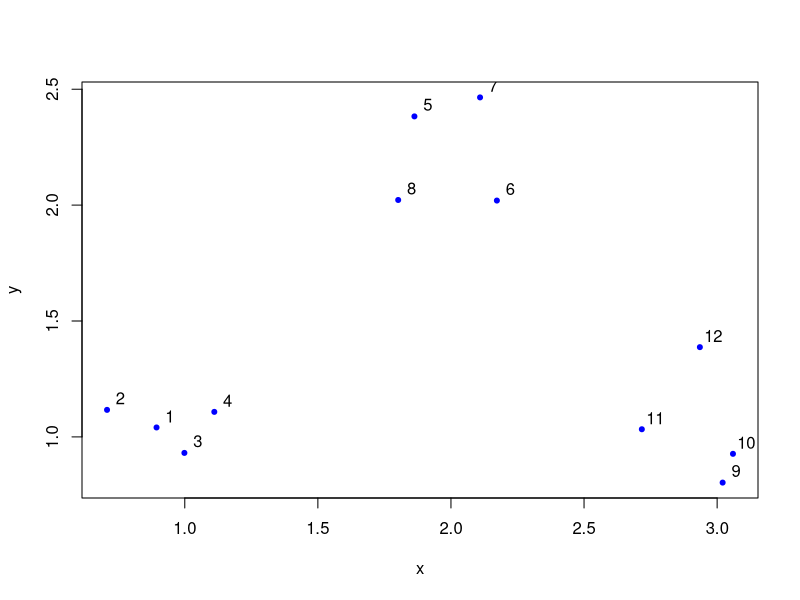
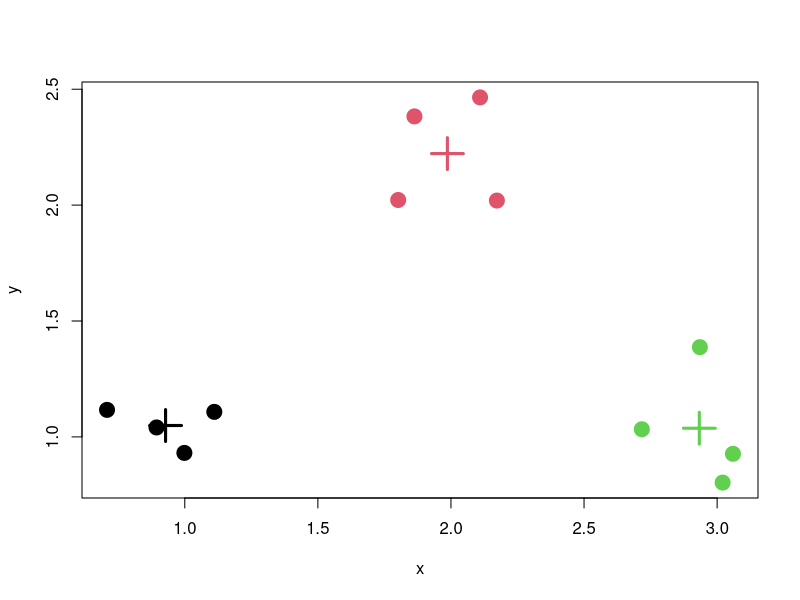
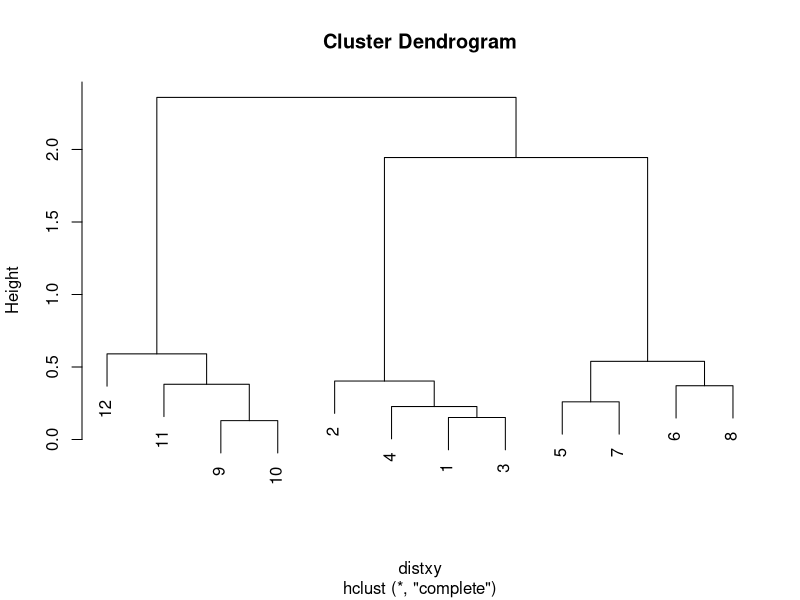
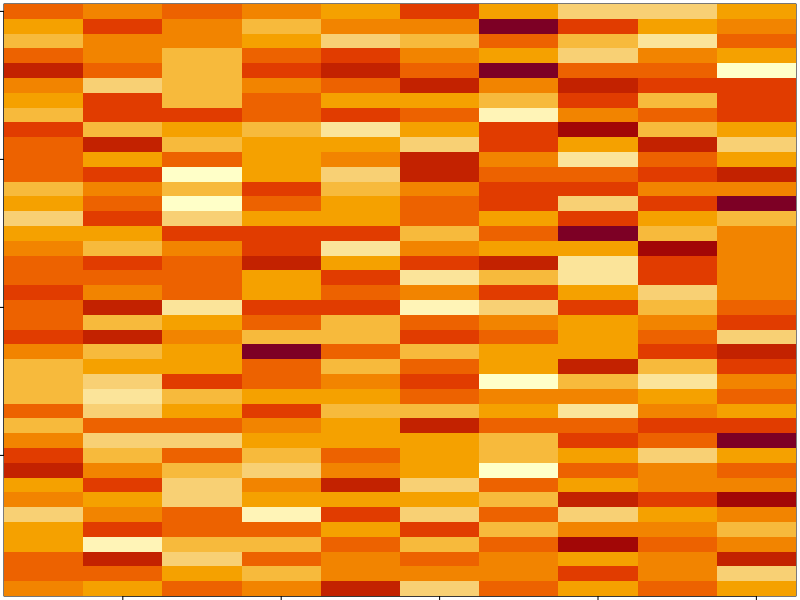
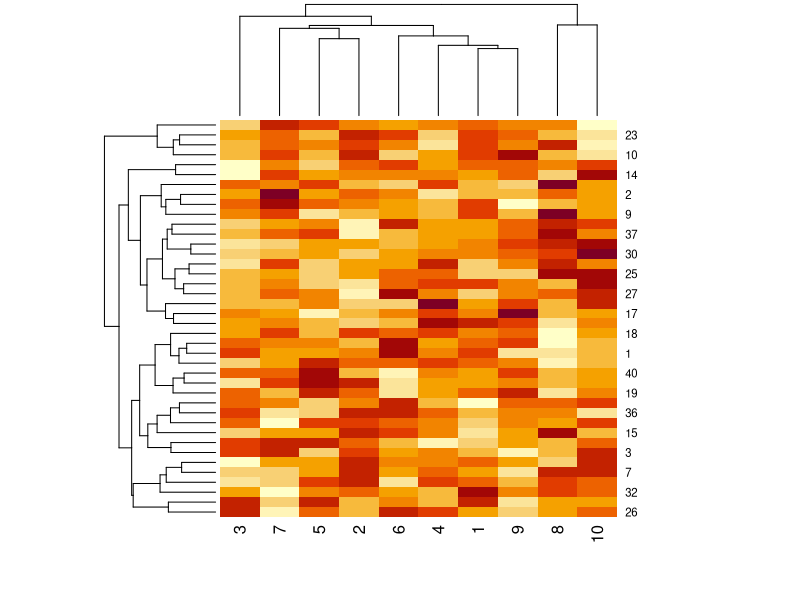
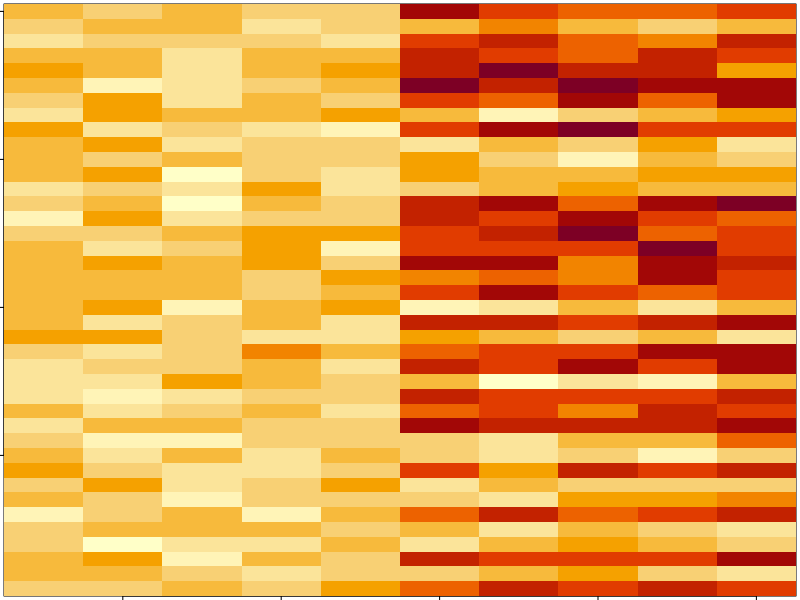
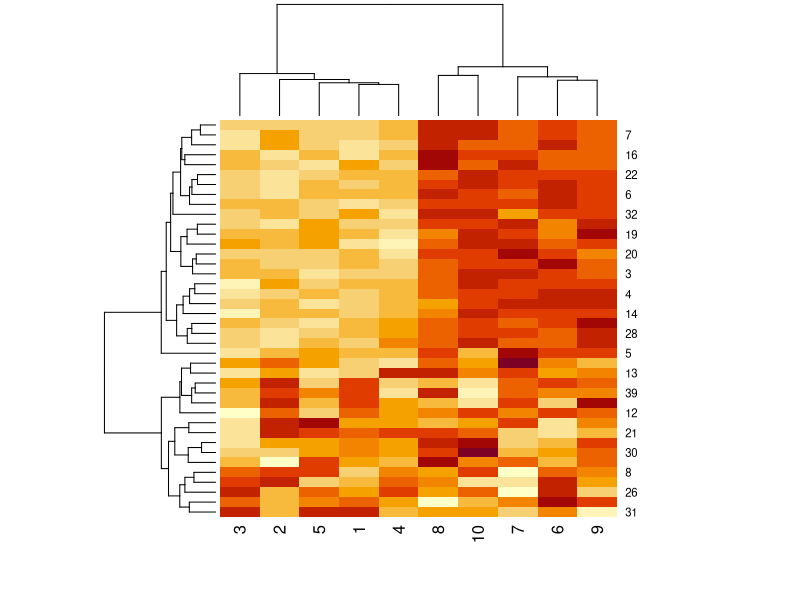
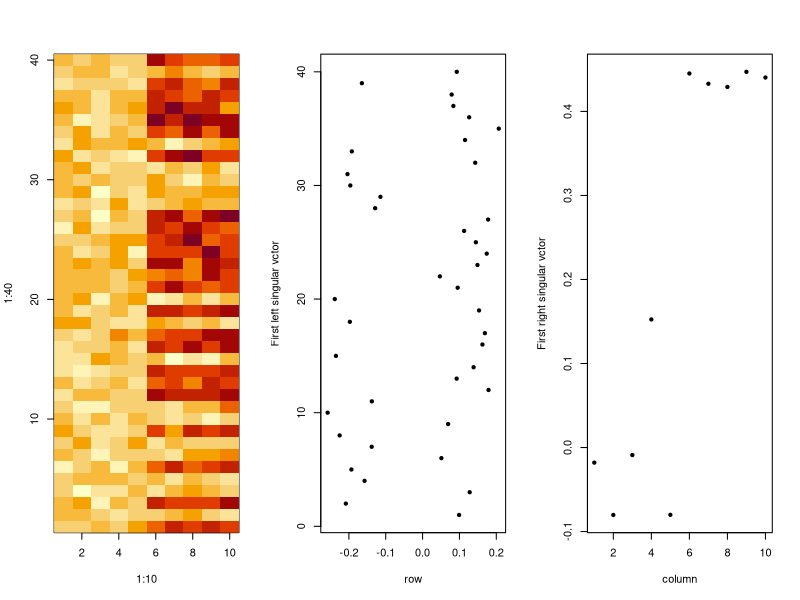

Recreate these plots in R, in order.
#### Note 07 Week 03 Exploratory Data Analysis ####'


#### Hierarchical Clustering ####


## example
#set.seed(99)
x <- rnorm(12, mean = rep(1:3, each = 4), sd = 0.2)
y <- rnorm(12, mean = rep(c(1,2,1), each = 4), sd = 0.2)
plot(x, y, col = 'blue', pch = 20)
text(x+0.05, y+0.05, labels = as.character(1:12))


dataframe <- data.frame(x, y)
kmeansObj <- kmeans(dataframe, centers = 3)
names(kmeansObj)
kmeansObj$cluster
plot(x, y, col = kmeansObj$cluster, pch = 19, cex = 2)
points(kmeansObj$centers, col = 1:3, pch = 3, cex = 3, lwd = 3)


## hclust
dataframe <- data.frame(x = x, y = y)
distxy <- dist(dataframe)
hclustering <- hclust(distxy)
plot(hclustering)


## Dimension Reduction
par(mar = rep(0.2,4))
datamatrix <- matrix(rnorm(400), nrow = 40)

image(1:10, 1:40, t(datamatrix)[, nrow(datamatrix):1])
heatmap(datamatrix)


for(i in 1:40) {
    coinflip <- rbinom(1, 1, 0.5)
    if(coinflip) {
        datamatrix[i, ] <- datamatrix[i, ] + rep(c(0,4), each = 5)
    }
}
image(1:10, 1:40, t(datamatrix)[, nrow(datamatrix):1])
heatmap(datamatrix)


## polt dots
dev.off()
par(mfrow = c(1,3))
image(1:10, 1:40, t(datamatrix)[, nrow(datamatrix):1])

svd1 <- svd(scale(datamatrix))
plot(svd1$u[,1], 40:1, xlab = "row", ylab = "First left singular vctor", pch = 20)
plot(svd1$v[,1], xlab = "column", ylab = "First right singular vctor", pch = 20)


## missing values





